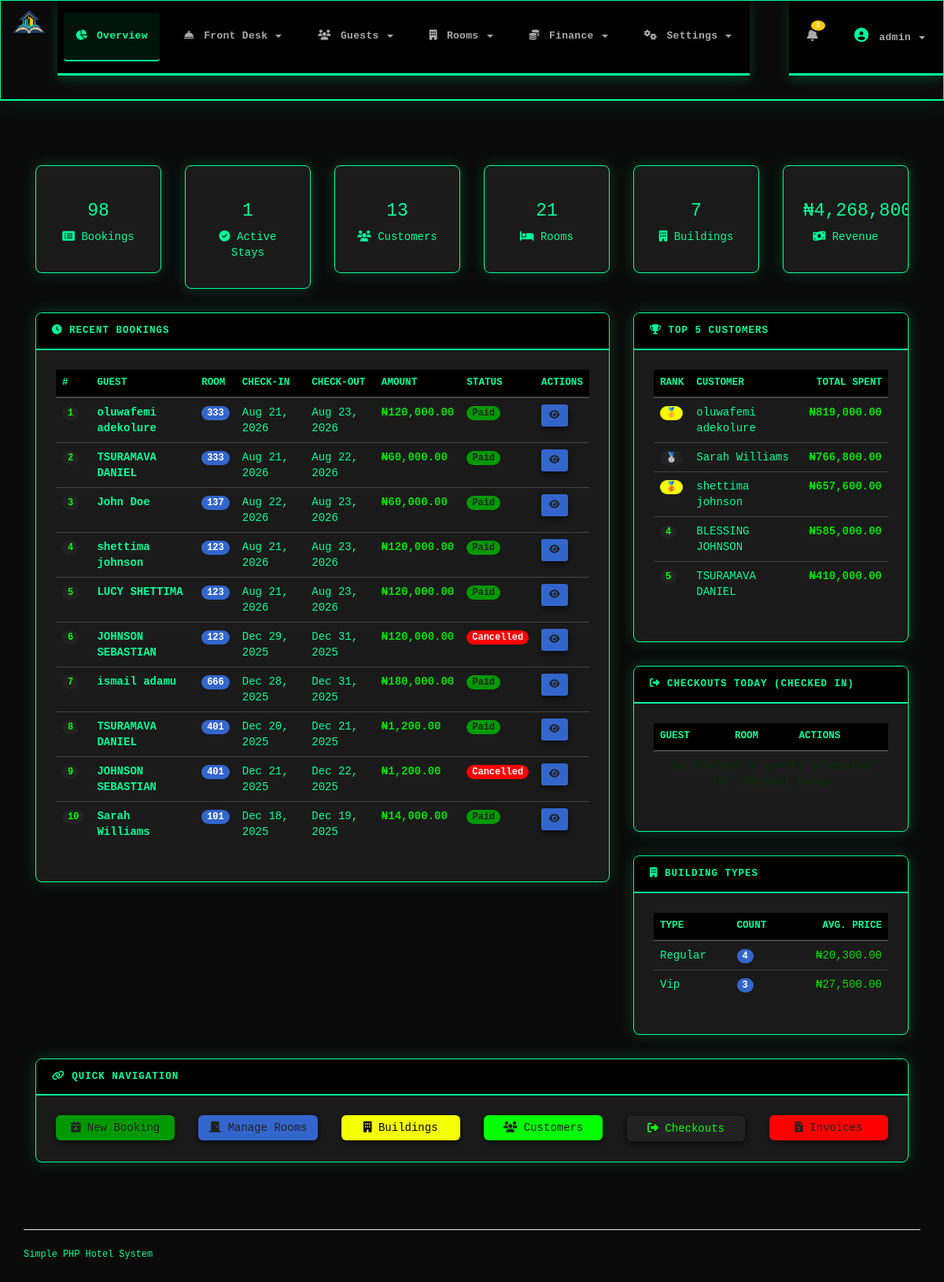
Screenshot of /admin_dashboard.php (signed in) with the database file from the repository.
### tables this page shows
CREATE TABLE `bookings` (
  `id` bigint(20) UNSIGNED NOT NULL,
  `customer_id` bigint(20) UNSIGNED NOT NULL,
  `room_id` int(10) UNSIGNED NOT NULL,
  `checkin_date` date NOT NULL,
  `checkout_date` date NOT NULL,
  `nights` int(11) NOT NULL,
  `amount` decimal(12,2) NOT NULL,
  `status` enum('pending','confirmed','paid','cancelled') NOT NULL DEFAULT 'pending',
  `checkout_status` varchar(20) DEFAULT 'not_checked_out',
  `invoice_id` bigint(20) UNSIGNED DEFAULT NULL,
  `created_at` timestamp NULL DEFAULT CURRENT_TIMESTAMP,
  `checkin_time` time DEFAULT '14:00:00',
  `checkout_time` time DEFAULT '12:00:00',
  `actual_checkin_datetime` datetime DEFAULT NULL,
  `keycard_issued` tinyint(1) DEFAULT '0',
  `keycard_issued_by` int(11) DEFAULT NULL,
  `staff_id` int(11) DEFAULT NULL,
  `staff_name` varchar(100) DEFAULT NULL,
  `keycard_issued_at` datetime DEFAULT NULL,
  `actual_checkin_time` time DEFAULT NULL
);

CREATE TABLE `customers` (
  `id` bigint(20) UNSIGNED NOT NULL,
  `firstname` varchar(100) NOT NULL,
  `lastname` varchar(100) NOT NULL,
  `gender` enum('male','female','other') DEFAULT 'male',
  `email` varchar(150) NOT NULL,
  `phone` varchar(50) DEFAULT NULL,
  `created_at` timestamp NULL DEFAULT CURRENT_TIMESTAMP,
  `address` text,
  `has_car` tinyint(1) DEFAULT '0',
  `id_type` varchar(50) DEFAULT NULL,
  `id_number` varchar(100) DEFAULT NULL,
  `notes` text
);

CREATE TABLE `rooms` (
  `id` int(10) UNSIGNED NOT NULL,
  `building_id` int(10) UNSIGNED NOT NULL,
  `room_number` varchar(50) NOT NULL,
  `capacity` int(11) NOT NULL DEFAULT '1',
  `status` enum('available','booked','maintenance') DEFAULT 'available',
  `price_per_night` decimal(10,2) NOT NULL DEFAULT '0.00',
  `use_system_price` tinyint(1) DEFAULT '1',
  `manual_price` decimal(10,2) DEFAULT NULL,
  `created_at` timestamp NULL DEFAULT CURRENT_TIMESTAMP
);

### admin_dashboard.php (the view, shortened to what the rows shown need)
<?php
require_once __DIR__ . '/functions.php';
include __DIR__ . '/header.php';
$recent_bookings_sql = "SELECT b.*, c.firstname, c.lastname, r.room_number, r.building_id,
                               i.id as invoice_id, b.keycard_issued, b.actual_checkin_datetime
                        FROM bookings b
                        JOIN customers c ON b.customer_id = c.id
                        JOIN rooms r ON b.room_id = r.id
                        LEFT JOIN invoices i ON b.id = i.booking_id
                        ORDER BY b.created_at DESC
                        LIMIT 10";
$recent_bookings_result = mysqli_query($conn, $recent_bookings_sql);
?>
<div class="container-fluid main-container">
    <div class="content-wrapper">
        <div class="row">
            <div class="col-md-8">
                <div class="card mb-4">
                    <div class="card-body">
                        <div class="table-responsive">
                            <table class="table table-hover">
                                <thead>
                                    <tr>
                                        <th>#</th>
                                        <th>Guest</th>
                                        <th>Room</th>
                                        <th>Check-in</th>
                                        <th>Check-out</th>
                                        <th>Amount</th>
                                        <th>Status</th>
                                        <th>Actions</th>
                                    </tr>
                                </thead>
                                <tbody>
                                    <?php
                                    $counter = 1;
                                    if (mysqli_num_rows($recent_bookings_result) > 0):
                                        mysqli_data_seek($recent_bookings_result, 0);
                                        while ($booking = mysqli_fetch_assoc($recent_bookings_result)):
                                            $status_badge = get_booking_status_badge($booking['status']);
                                    ?>
                                    <tr>
                                        <td><span class="badge badge-secondary"><?php echo $counter++; ?></span></td>
                                        <td><strong><?php echo h($booking['firstname'] . ' ' . $booking['lastname']); ?></strong></td>
                                        <td><span class="badge badge-info"><?php echo h($booking['room_number']); ?></span></td>
                                        <td><?php echo date('M d, Y', strtotime($booking['checkin_date'])); ?></td>
                                        <td><?php echo date('M d, Y', strtotime($booking['checkout_date'])); ?></td>
                                        <td><strong class="text-success"><?php echo formatPrice($booking['amount']); ?></strong></td>
                                        <td><span class="badge badge-<?php echo h($status_badge); ?>"><?php echo ucfirst($booking['status']); ?></span></td>
                                        <td>
                                            <div class="btn-group btn-group-sm">
                                                <?php if (isset($booking['invoice_id']) && $booking['invoice_id']): ?>
                                                    <a href="admin_view_booking.php?booking_id=<?php echo h($booking['id']); ?>" class="btn btn-info" title="View Booking">
                                                        <i class="fa fa-eye"></i>
                                                    </a>
                                                <?php else: ?>
                                                    <a href="admin_view_booking.php?booking_id=<?php echo h($booking['id']); ?>" class="btn btn-info" title="View Booking">
                                                        <i class="fa fa-eye"></i>
                                                    </a>
                                                <?php endif; ?>
                                            </div>
                                        </td>
                                    </tr>
                                    <?php endwhile; ?>
                                    <?php endif; ?>
                                </tbody>
                            </table>
                        </div>
                    </div>
                </div>
            </div>
            <div class="col-md-4">
                <div class="card mb-4">
                    <div class="card-body">
                        <div class="table-responsive">
                            <table class="table table-sm">
                                <thead>
                                    <tr>
                                        <th>Rank</th>
                                        <th>Customer</th>
                                        <th class="text-right">Total Spent</th>
                                    </tr>
                                </thead>
                            </table>
                        </div>
                    </div>
                </div>
                <div class="card mb-4">
                    <div class="card-body">
                        <div class="table-responsive">
                            <table class="table table-sm">
                                <thead>
                                    <tr>
                                        <th>Guest</th>
                                        <th>Room</th>
                                        <th>Actions</th>
                                    </tr>
                                </thead>
                            </table>
                        </div>
                    </div>
                </div>
                <div class="card">
                    <div class="card-body">
                        <div class="table-responsive">
                            <table class="table table-sm">
                                <thead>
                                    <tr>
                                        <th>Type</th>
                                        <th>Count</th>
                                        <th class="text-right">Avg. Price</th>
                                    </tr>
                                </thead>
                            </table>
                        </div>
                    </div>
                </div>
            </div>
        </div>
    </div>
</div>
<?php include __DIR__ . '/footer.php'; ?>

### rows the page displays
bookings: customer.lastname "oluwafemi adekolure", room.room_number "333", checkin_date "Aug 21, 2026", checkout_date "Aug 23, 2026", amount "₦120,000.00", status "Paid"
bookings: customer.lastname "TSURAMAVA DANIEL", room.room_number "333", checkin_date "Aug 21, 2026", checkout_date "Aug 22, 2026", amount "₦60,000.00", status "Paid"
bookings: customer.lastname "John Doe", room.room_number "137", checkin_date "Aug 22, 2026", checkout_date "Aug 23, 2026", amount "₦60,000.00", status "Paid"
bookings: customer.lastname "shettima johnson", room.room_number "123", checkin_date "Aug 21, 2026", checkout_date "Aug 23, 2026", amount "₦120,000.00", status "Paid"
bookings: customer.lastname "LUCY SHETTIMA", room.room_number "123", checkin_date "Aug 21, 2026", checkout_date "Aug 23, 2026", amount "₦120,000.00", status "Paid"
bookings: customer.lastname "JOHNSON SEBASTIAN", room.room_number "123", checkin_date "Dec 29, 2025", checkout_date "Dec 31, 2025", amount "₦120,000.00", status "Cancelled"
bookings: customer.lastname "ismail adamu", room.room_number "666", checkin_date "Dec 28, 2025", checkout_date "Dec 31, 2025", amount "₦180,000.00", status "Paid"
bookings: customer.lastname "TSURAMAVA DANIEL", room.room_number "401", checkin_date "Dec 20, 2025", checkout_date "Dec 21, 2025", amount "₦1,200.00", status "Paid"
bookings: customer.lastname "JOHNSON SEBASTIAN", room.room_number "401", checkin_date "Dec 21, 2025", checkout_date "Dec 22, 2025", amount "₦1,200.00", status "Cancelled"
bookings: customer.lastname "Sarah Williams", room.room_number "101", checkin_date "Dec 18, 2025", checkout_date "Dec 19, 2025", amount "₦14,000.00", status "Paid"

### other values shown
$notification_types "1"
get_current_admin_username() "admin"
$stats['total_bookings'] "98"
$stats['active_bookings'] "1"
$stats['total_customers'] "13"
$stats['available_rooms'] "21"
$stats['total_buildings'] "7"
$customer['name'] "oluwafemi adekolure"
formatPrice($customer['spent']) "₦819,000.00"
$customer['name'] "Sarah Williams"
formatPrice($customer['spent']) "₦766,800.00"
$customer['name'] "shettima johnson"
formatPrice($customer['spent']) "₦657,600.00"
$customer['name'] "BLESSING JOHNSON"
formatPrice($customer['spent']) "₦585,000.00"
